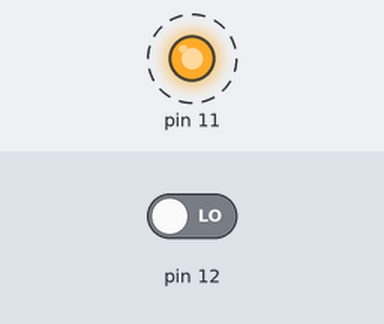
This program was run on a simulated Raspberry Pi (header pin numbers). Shown: output pins drawn as LEDs (lit = HIGH). Dashed ring = blinking. Inputs (shaded band) come from the test bench; at power-on: pin 12 LOW. What the program prints to the terminal is not drawn.

Above: at 0.5 s.
Timing chart, 0 to 4.6 s (numbered marks = the images above):
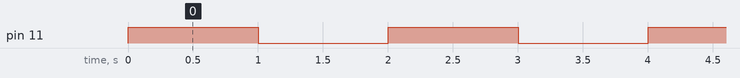

The program:

thing_test.py
```python
import time

import thing

piThing=thing.RPiThing()

switch=piThing.read_switch()

print ('Switch:{0}'.format(switch))

print ('Blinking.. press Ctrl-C to quit')

while True:

    piThing.set_led(True)
    time.sleep(1)
    piThing.set_led(False)
    time.sleep(1)


GPIO.cleanup()
```

thing.py
```python
import RPi.GPIO as GPIO


class RPiThing(object):

    def __init__(self):
        """Initialization of Board"""
        GPIO.setwarnings(False)
        GPIO.setmode (GPIO.BOARD)
        GPIO.setup (11,GPIO.OUT)
        GPIO.setup(12,GPIO.IN)


    def read_switch(self):
        """reads switch state"""

        return GPIO.input(12)


    def set_led(self,value):
        """sets led"""

        GPIO.output(11,value)
```

Measured:
- by itself, pin 11: alternates HIGH for 1.0 s and LOW for 1.0 s
